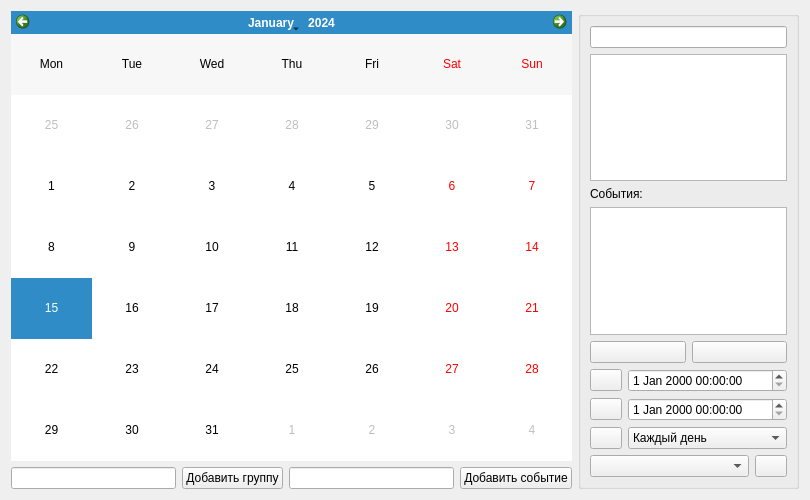
<?xml version="1.0" encoding="UTF-8"?>
<ui version="4.0">
 <class>calendar_window</class>
 <widget class="QWidget" name="calendar_window">
  <property name="geometry">
   <rect>
    <x>0</x>
    <y>0</y>
    <width>810</width>
    <height>500</height>
   </rect>
  </property>
  <property name="windowTitle">
   <string>Form</string>
  </property>
  <layout class="QGridLayout" name="gridLayout">
   <item row="0" column="0">
    <layout class="QVBoxLayout" name="verticalLayout">
     <item>
      <widget class="QCalendarWidget" name="calendarWidget">
       <property name="gridVisible">
        <bool>false</bool>
       </property>
       <property name="horizontalHeaderFormat">
        <enum>QCalendarWidget::ShortDayNames</enum>
       </property>
       <property name="verticalHeaderFormat">
        <enum>QCalendarWidget::NoVerticalHeader</enum>
       </property>
      </widget>
     </item>
     <item>
      <layout class="QHBoxLayout" name="horizontalLayout">
       <item>
        <widget class="QLineEdit" name="GroupName_lineEdit"/>
       </item>
       <item>
        <widget class="QPushButton" name="AddGroup_Button">
         <property name="text">
          <string>Добавить группу</string>
         </property>
        </widget>
       </item>
       <item>
        <widget class="QLineEdit" name="GroupEvent_lineEdit"/>
       </item>
       <item>
        <widget class="QPushButton" name="AddEvent_Button">
         <property name="text">
          <string>Добавить событие</string>
         </property>
        </widget>
       </item>
      </layout>
     </item>
    </layout>
   </item>
   <item row="0" column="1">
    <widget class="QGroupBox" name="Event_groupBox">
     <property name="sizePolicy">
      <sizepolicy hsizetype="Fixed" vsizetype="Preferred">
       <horstretch>0</horstretch>
       <verstretch>0</verstretch>
      </sizepolicy>
     </property>
     <property name="minimumSize">
      <size>
       <width>221</width>
       <height>441</height>
      </size>
     </property>
     <property name="maximumSize">
      <size>
       <width>221</width>
       <height>16777215</height>
      </size>
     </property>
     <property name="title">
      <string/>
     </property>
     <property name="alignment">
      <set>Qt::AlignRight|Qt::AlignTrailing|Qt::AlignVCenter</set>
     </property>
     <layout class="QVBoxLayout" name="verticalLayout_2">
      <item>
       <layout class="QHBoxLayout" name="horizontalLayout_6">
        <item>
         <widget class="QLineEdit" name="EventName_lineEdit"/>
        </item>
       </layout>
      </item>
      <item>
       <widget class="QTextEdit" name="Description_textEdit"/>
      </item>
      <item>
       <widget class="QLabel" name="label">
        <property name="text">
         <string>События:</string>
        </property>
       </widget>
      </item>
      <item>
       <widget class="QListWidget" name="Events_listWidget"/>
      </item>
      <item>
       <layout class="QHBoxLayout" name="horizontalLayout_5">
        <item>
         <widget class="QPushButton" name="Save_Button">
          <property name="text">
           <string/>
          </property>
          <property name="icon">
           <iconset>
            <normaloff>icons/disk.png</normaloff>icons/disk.png</iconset>
          </property>
         </widget>
        </item>
        <item>
         <widget class="QPushButton" name="Delete_Button">
          <property name="text">
           <string/>
          </property>
          <property name="icon">
           <iconset>
            <normaloff>icons/trash.png</normaloff>icons/trash.png</iconset>
          </property>
         </widget>
        </item>
       </layout>
      </item>
      <item>
       <layout class="QHBoxLayout" name="horizontalLayout_2">
        <item>
         <widget class="QPushButton" name="Date_Button">
          <property name="maximumSize">
           <size>
            <width>32</width>
            <height>16777215</height>
           </size>
          </property>
          <property name="text">
           <string/>
          </property>
          <property name="icon">
           <iconset>
            <normaloff>icons/calendar.png</normaloff>icons/calendar.png</iconset>
          </property>
         </widget>
        </item>
        <item>
         <widget class="QDateTimeEdit" name="Date_dateTimeEdit"/>
        </item>
       </layout>
      </item>
      <item>
       <layout class="QHBoxLayout" name="horizontalLayout_3">
        <item>
         <widget class="QPushButton" name="Remind_Button">
          <property name="maximumSize">
           <size>
            <width>32</width>
            <height>16777215</height>
           </size>
          </property>
          <property name="text">
           <string/>
          </property>
          <property name="icon">
           <iconset>
            <normaloff>icons/alarm-clock.png</normaloff>icons/alarm-clock.png</iconset>
          </property>
         </widget>
        </item>
        <item>
         <widget class="QDateTimeEdit" name="Remind_dateTimeEdit"/>
        </item>
       </layout>
      </item>
      <item>
       <layout class="QHBoxLayout" name="horizontalLayout_4">
        <item>
         <widget class="QPushButton" name="Cycle_Button">
          <property name="maximumSize">
           <size>
            <width>32</width>
            <height>16777215</height>
           </size>
          </property>
          <property name="text">
           <string/>
          </property>
          <property name="icon">
           <iconset>
            <normaloff>icons/time-past.png</normaloff>icons/time-past.png</iconset>
          </property>
         </widget>
        </item>
        <item>
         <widget class="QComboBox" name="Cycle_comboBox">
          <item>
           <property name="text">
            <string>Каждый день</string>
           </property>
          </item>
          <item>
           <property name="text">
            <string>Каждую неделю</string>
           </property>
          </item>
          <item>
           <property name="text">
            <string>Каждый месяц</string>
           </property>
          </item>
          <item>
           <property name="text">
            <string>Каждый год</string>
           </property>
          </item>
         </widget>
        </item>
       </layout>
      </item>
      <item>
       <layout class="QHBoxLayout" name="horizontalLayout_7">
        <item>
         <widget class="QComboBox" name="Groups_comboBox">
          <property name="editable">
           <bool>false</bool>
          </property>
         </widget>
        </item>
        <item>
         <widget class="QPushButton" name="DeleteGroup_Button">
          <property name="maximumSize">
           <size>
            <width>32</width>
            <height>16777215</height>
           </size>
          </property>
          <property name="text">
           <string/>
          </property>
          <property name="icon">
           <iconset>
            <normaloff>icons/trash.png</normaloff>icons/trash.png</iconset>
          </property>
         </widget>
        </item>
       </layout>
      </item>
     </layout>
    </widget>
   </item>
  </layout>
 </widget>
 <resources/>
 <connections/>
</ui>
